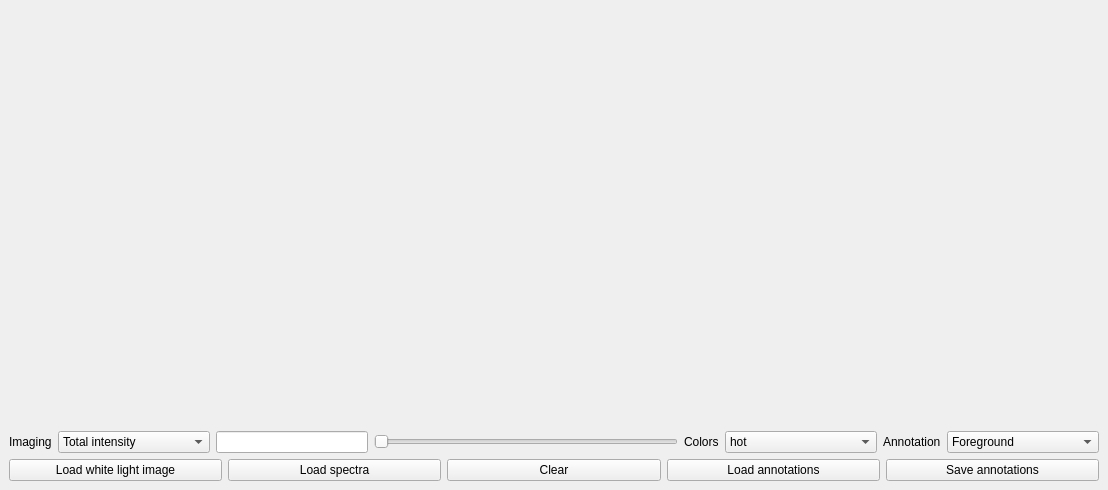
<?xml version="1.0" encoding="UTF-8"?>
<ui version="4.0">
 <class>MainWindow</class>
 <widget class="QMainWindow" name="MainWindow">
  <property name="geometry">
   <rect>
    <x>0</x>
    <y>0</y>
    <width>1108</width>
    <height>490</height>
   </rect>
  </property>
  <property name="windowTitle">
   <string>Pixel picker</string>
  </property>
  <widget class="QWidget" name="centralwidget">
   <layout class="QGridLayout" name="gridLayout_2">
    <item row="0" column="0">
     <layout class="QVBoxLayout" name="verticalLayout" stretch="1,0,0">
      <item>
       <layout class="QHBoxLayout" name="horizontalLayout" stretch="1,1">
        <item>
         <widget class="WhiteLightWidget" name="plot_whitelight" native="true"/>
        </item>
        <item>
         <widget class="ProjectionWidget" name="plot_visual" native="true">
          <layout class="QHBoxLayout" name="horizontalLayout_6">
           <property name="spacing">
            <number>9</number>
           </property>
          </layout>
         </widget>
        </item>
       </layout>
      </item>
      <item>
       <layout class="QHBoxLayout" name="horizontalLayout_3" stretch="0,1,1,2,0,1,0,1">
        <item>
         <widget class="QLabel" name="label">
          <property name="text">
           <string>Imaging</string>
          </property>
         </widget>
        </item>
        <item>
         <widget class="QComboBox" name="comboBoxVisual">
          <item>
           <property name="text">
            <string>Total intensity</string>
           </property>
          </item>
          <item>
           <property name="text">
            <string>Max intensity</string>
           </property>
          </item>
          <item>
           <property name="text">
            <string>Wavenumber</string>
           </property>
          </item>
         </widget>
        </item>
        <item>
         <widget class="LineDouble" name="lineEditWn"/>
        </item>
        <item>
         <widget class="QSlider" name="horizontalSliderWn">
          <property name="orientation">
           <enum>Qt::Horizontal</enum>
          </property>
         </widget>
        </item>
        <item>
         <widget class="QLabel" name="label_2">
          <property name="text">
           <string>Colors</string>
          </property>
         </widget>
        </item>
        <item>
         <widget class="QComboBox" name="comboBoxCmaps">
          <property name="layoutDirection">
           <enum>Qt::LeftToRight</enum>
          </property>
          <item>
           <property name="text">
            <string>hot</string>
           </property>
          </item>
          <item>
           <property name="text">
            <string>copper</string>
           </property>
          </item>
          <item>
           <property name="text">
            <string>cool</string>
           </property>
          </item>
          <item>
           <property name="text">
            <string>rainbow</string>
           </property>
          </item>
          <item>
           <property name="text">
            <string>jet</string>
           </property>
          </item>
          <item>
           <property name="text">
            <string>terrain</string>
           </property>
          </item>
          <item>
           <property name="text">
            <string>gnuplot</string>
           </property>
          </item>
         </widget>
        </item>
        <item>
         <widget class="QLabel" name="label_3">
          <property name="text">
           <string>Annotation</string>
          </property>
         </widget>
        </item>
        <item>
         <widget class="QComboBox" name="comboBoxAnnotation">
          <property name="editable">
           <bool>false</bool>
          </property>
          <item>
           <property name="text">
            <string>Foreground</string>
           </property>
          </item>
          <item>
           <property name="text">
            <string>Background</string>
           </property>
          </item>
          <item>
           <property name="text">
            <string>Halo</string>
           </property>
          </item>
         </widget>
        </item>
       </layout>
      </item>
      <item>
       <layout class="QHBoxLayout" name="horizontalLayout_2">
        <item>
         <widget class="QPushButton" name="pushButtonLoadWL">
          <property name="text">
           <string>Load white light image</string>
          </property>
         </widget>
        </item>
        <item>
         <widget class="QPushButton" name="pushButtonLoadSpectra">
          <property name="text">
           <string>Load spectra</string>
          </property>
         </widget>
        </item>
        <item>
         <widget class="QPushButton" name="pushButtonClear">
          <property name="text">
           <string>Clear</string>
          </property>
         </widget>
        </item>
        <item>
         <widget class="QPushButton" name="pushButtonLoad">
          <property name="text">
           <string>Load annotations</string>
          </property>
         </widget>
        </item>
        <item>
         <widget class="QPushButton" name="pushButtonSave">
          <property name="text">
           <string>Save annotations</string>
          </property>
         </widget>
        </item>
       </layout>
      </item>
     </layout>
    </item>
   </layout>
  </widget>
 </widget>
 <customwidgets>
  <customwidget>
   <class>LineDouble</class>
   <extends>QLineEdit</extends>
   <header location="global">miccs/linedouble.h</header>
   <slots>
    <slot>setValue(float)</slot>
    <slot>setRange(float,float)</slot>
   </slots>
  </customwidget>
  <customwidget>
   <class>ProjectionWidget</class>
   <extends>QWidget</extends>
   <header location="global">pixelwidgets.h</header>
   <container>1</container>
   <slots>
    <slot>setCmap(QString)</slot>
    <slot>popOut()</slot>
   </slots>
  </customwidget>
  <customwidget>
   <class>WhiteLightWidget</class>
   <extends>QWidget</extends>
   <header location="global">pixelwidgets.h</header>
   <container>1</container>
  </customwidget>
 </customwidgets>
 <tabstops>
  <tabstop>comboBoxVisual</tabstop>
  <tabstop>lineEditWn</tabstop>
  <tabstop>horizontalSliderWn</tabstop>
  <tabstop>comboBoxCmaps</tabstop>
  <tabstop>comboBoxAnnotation</tabstop>
  <tabstop>pushButtonLoadWL</tabstop>
  <tabstop>pushButtonLoadSpectra</tabstop>
  <tabstop>pushButtonClear</tabstop>
  <tabstop>pushButtonSave</tabstop>
 </tabstops>
 <resources/>
 <connections/>
</ui>
